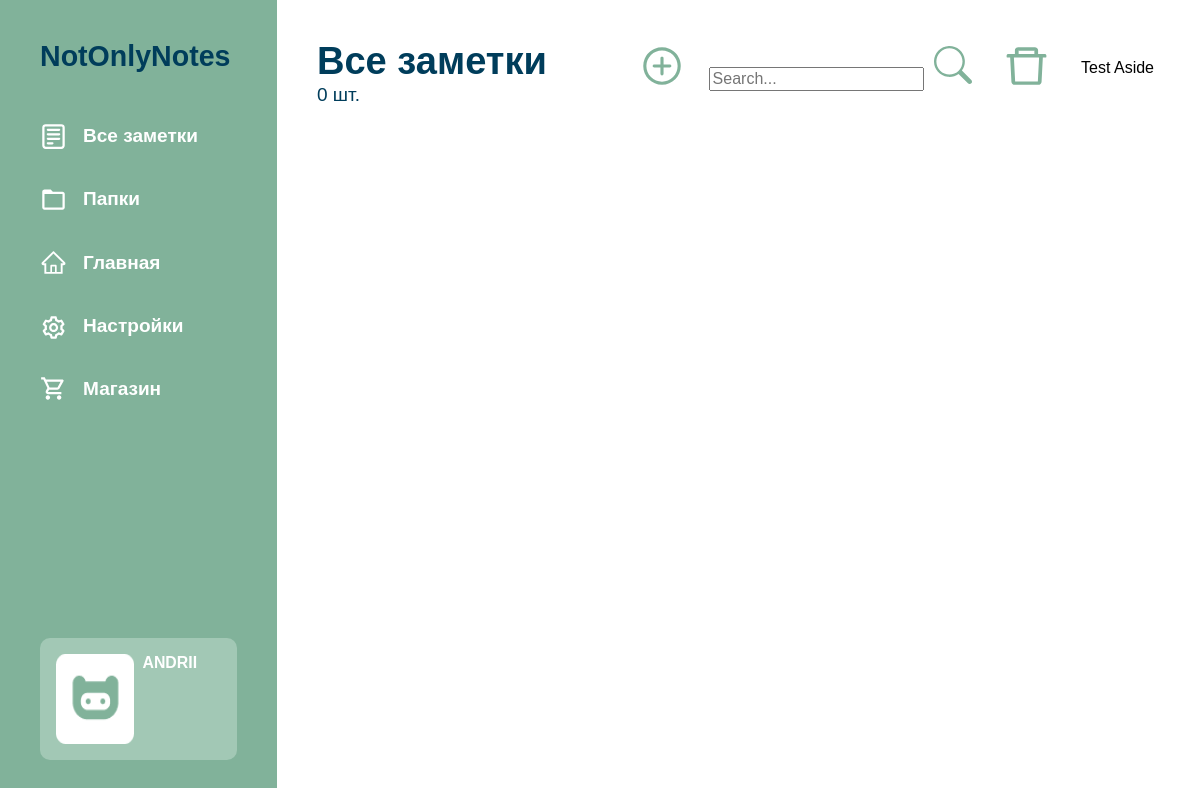
Page /notes/ (signed in) on the earlier database version.
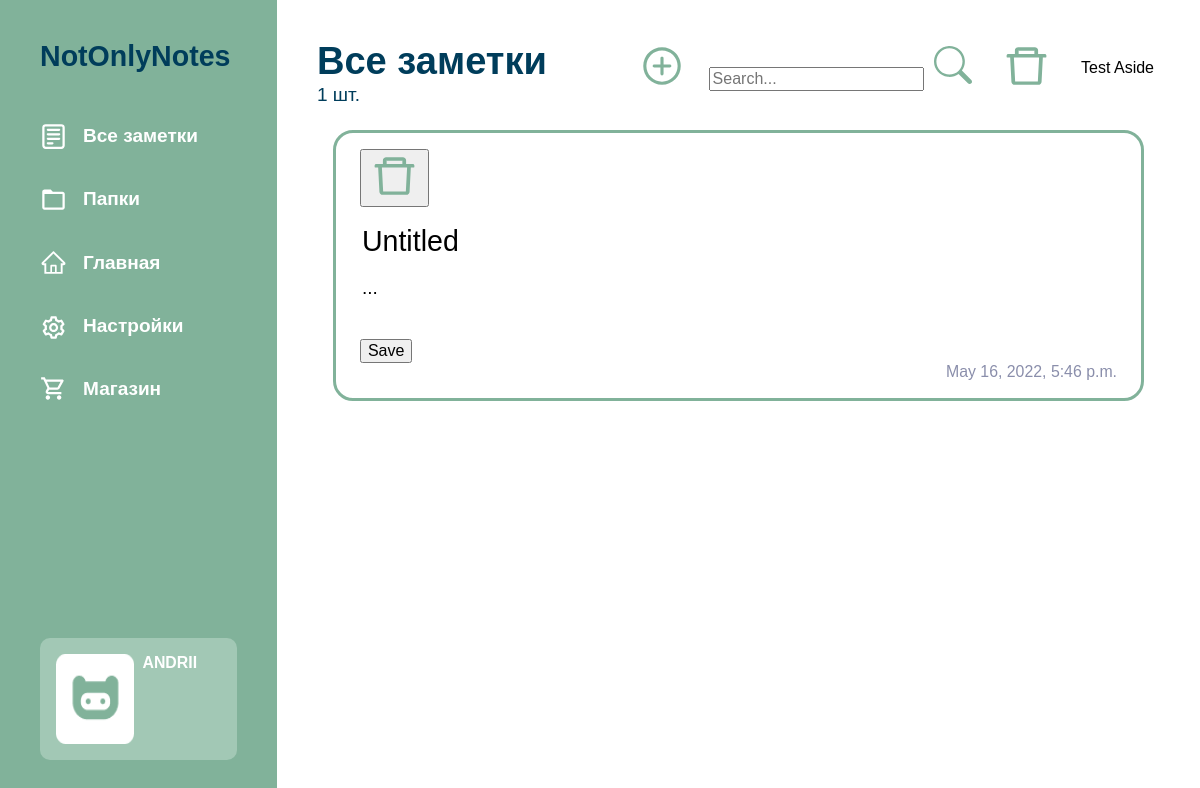
Same page on the later database version.
### NONapp/models.py (models this page shows, shortened)
class Note(models.Model):
	title = models.CharField(max_length=100, default='Untitled')
	content = models.TextField(default='', blank=True)
	timestampCreated = models.DateTimeField(default=timezone.now)
	timestampLastModified = models.DateTimeField(auto_now=True)
	user = models.ForeignKey(User, on_delete=models.CASCADE)
	class Meta:
		ordering = ['-timestampLastModified']

### NONapp/views/notesviews.py (the view, shortened to what this page needs)
# urls.py: path('notes/', notesviews.NoteListView.as_view(), name='notes'),
class NoteListView(LoginRequiredMixin, TemplateView):
	model = Note
	template_name = 'non/notes.html'
	redirect_field_name = '/user/login/?next=/notes/'
	def get_context_data(self, *args, **kwargs):
		context = super().get_context_data(*args, **kwargs)
		context.update({
			'notes': self.request.user.note_set.all(),
			'form': NoteForm,
		})
		return context

### NONapp/templates/non/notes.html (shortened to what the changed rows need)
{% extends 'non/base.html' %}
{% load widget_tweaks %}
{% load static %}
{% block head %}
   <link rel="stylesheet" href="{% static 'non/stylesheets/notes/style.css' %}">
{% endblock%}
{% block body %}
<div class="content-wrapper">
   <aside class="aside">
         <div class="aside__inner">
               <a href="{% url 'profile' %}" class="aside__account-block">
                  <div class="aside__account-block-content">
                     <h3 class="aside__name"> {{ user.username }} </h3>
                  </div>
               </a>
         </div>
   </aside>
   <main class="main">
      <section class="hero">
         <div class="container notes-container">
            <div class="hero__inner">
               <div class="hero__content">
                  <div class="hero__top">
                     <div class="hero__header-block">
                        <h1 class="hero__header">Все заметки</h1>
                        <span class="hero__descr"><output class="hero__counter">{{ notes.count }}</output> шт.</span>
                     </div>
                  </div>
               </div>
               <div class="hero__notes">
                  <ul class="hero__notes-list">
                     {% for note in notes %}
                     <li class="hero__notes-el">
                        <div style="display: block">
                           <form action="{% url 'delete_note' note.id %}" method="post">
                              <button type="submit">
                                 <img src="{% static 'non/img/notes/trash.svg' %}" alt="">
                              </button>
                           </form>
                        </div>
						<form method="post">
							<input name="title" class="hero__notes-header" value="{{ note.title }}" readonly/>
							<textarea name="content" class="hero__notes-descr" readonly>{{ note.content }}</textarea>
							<button name="update_note" type="submit" value="{{ note.id }}">Save</button>
						</form>
                        <span class="hero__notes-date">{{ note.timestampLastModified }}</span>
					</li>
					{% endfor %}
                  </ul>
               </div>
            </div>
         </div>
      </section>
   </main>
</div>
{% endblock %}

Differences in the rows shown:
added Note: title "Untitled", content "...", {{ note.id }} 27 (drawn), timestampLastModified "May 16, 2022, 5:46 p.m."
Other differences:
{{ notes.count }}: "0" → "1"
